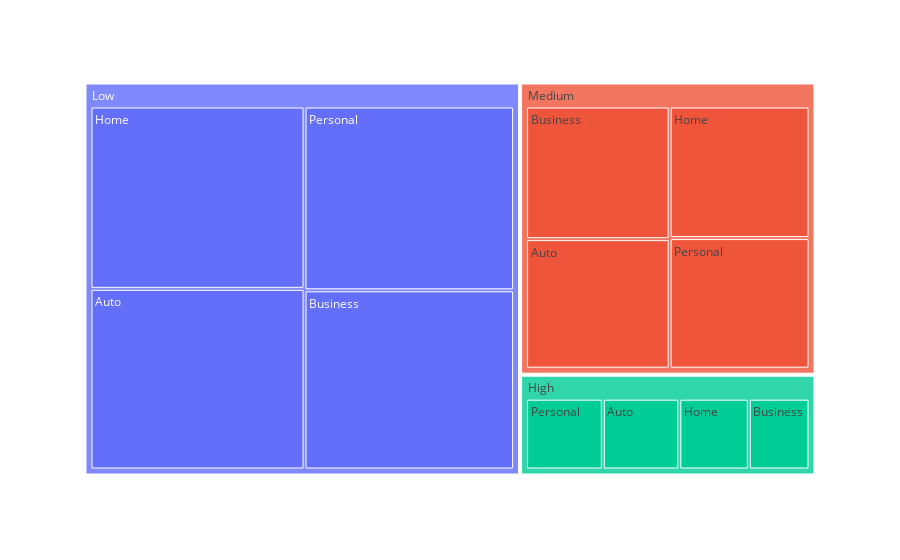

The code cell stored with this chart in its notebook:
### Markdown cell above
## Loan Amount by Risk Rating and Purpose

### Code cell
import plotly.express as px
fig = px.treemap(df, path=['Risk Rating', 'Loan Purpose'], values='Loan Amount')
fig.show()

### Figure 1 — Plotly figure (JSON) as saved in the notebook; plotly's stock layout.template omitted (floating-point values rounded to 4 significant figures)
{"data": [{"branchvalues": "total", "domain": {"x": [0, 1], "y": [0, 1]}, "hovertemplate": "labels=%{label}<br>Loan Amount=%{value}<br>parent=%{parent}<br>id=%{id}<extra></extra>", "ids": ["High/Auto", "Low/Auto", "Medium/Auto", "High/Business", "Low/Business", "Medium/Business", "High/Home", "Low/Home", "Medium/Home", "High/Personal", "Low/Personal", "Medium/Personal", "High", "Low", "Medium"], "labels": ["Auto", "Auto", "Auto", "Business", "Business", "Business", "Home", "Home", "Home", "Personal", "Personal", "Personal", "High", "Low", "Medium"], "name": "", "parents": ["High", "Low", "Medium", "High", "Low", "Medium", "High", "Low", "Medium", "High", "Low", "Medium", "", "", ""], "type": "treemap", "values": [8343018, 44714351, 22443589, 6618258, 43413578, 22981667, 7590564, 45120028, 22193304, 8373223, 44538379, 22031017, 30925063, 177786336, 89649577]}], "layout": {"autosize": true, "legend": {"tracegroupgap": 0}, "margin": {"t": 60}}}
